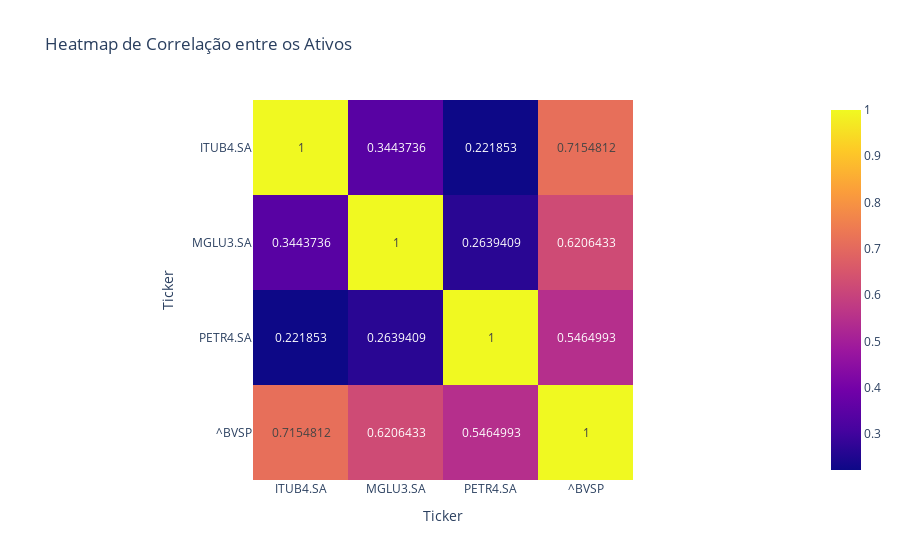

The code cell stored with this chart in its notebook:
### Code cell
fig_heatmap = px.imshow(correlacao, text_auto=True, title='Heatmap de Correlação entre os Ativos')
fig_heatmap.show()

### Figure 1 — Plotly figure (JSON) as saved in the notebook; plotly's stock layout.template omitted (floating-point values rounded to 4 significant figures)
{"data": [{"coloraxis": "coloraxis", "hovertemplate": "Ticker: %{x}<br>Ticker: %{y}<br>color: %{z}<extra></extra>", "name": "0", "texttemplate": "%{z}", "type": "heatmap", "x": ["ITUB4.SA", "MGLU3.SA", "PETR4.SA", "^BVSP"], "xaxis": "x", "y": ["ITUB4.SA", "MGLU3.SA", "PETR4.SA", "^BVSP"], "yaxis": "y", "z": [[1.0, 0.3444, 0.2219, 0.7155], [0.3444, 1.0, 0.2639, 0.6206], [0.2219, 0.2639, 1.0, 0.5465], [0.7155, 0.6206, 0.5465, 1.0]]}], "layout": {"coloraxis": {"colorscale": [[0, "#0d0887"], [0.1111, "#46039f"], [0.2222, "#7201a8"], [0.3333, "#9c179e"], [0.4444, "#bd3786"], [0.5556, "#d8576b"], [0.6667, "#ed7953"], [0.7778, "#fb9f3a"], [0.8889, "#fdca26"], [1, "#f0f921"]]}, "title": {"text": "Heatmap de Correlação entre os Ativos"}, "xaxis": {"anchor": "y", "constrain": "domain", "domain": [0, 1], "scaleanchor": "y", "title": {"text": "Ticker"}}, "yaxis": {"anchor": "x", "autorange": "reversed", "constrain": "domain", "domain": [0, 1], "title": {"text": "Ticker"}}}}
